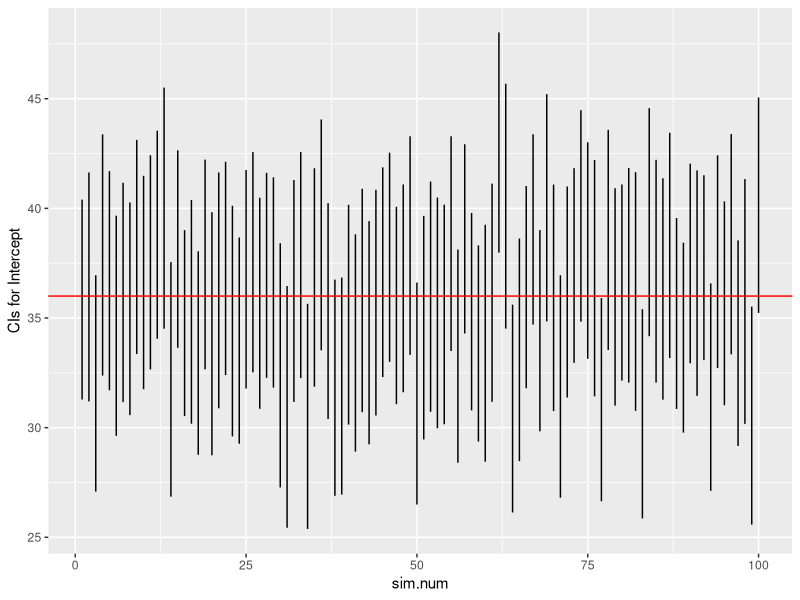
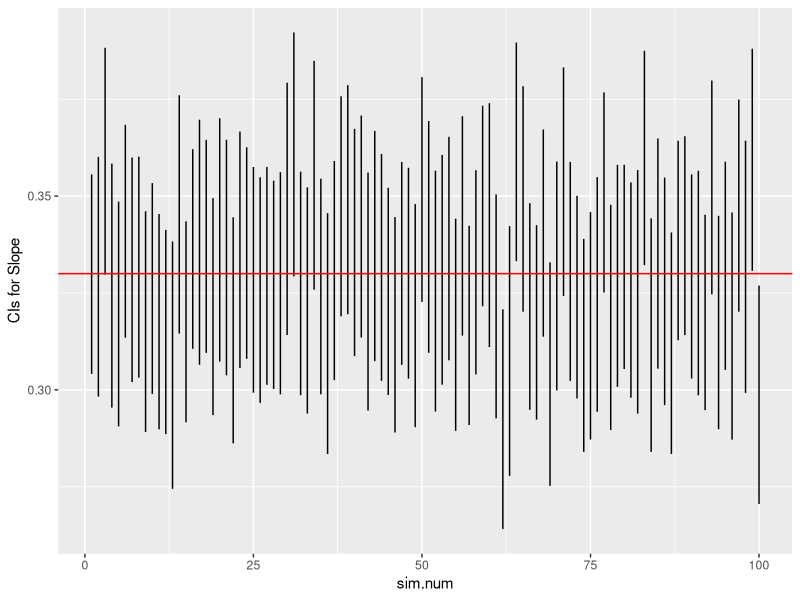
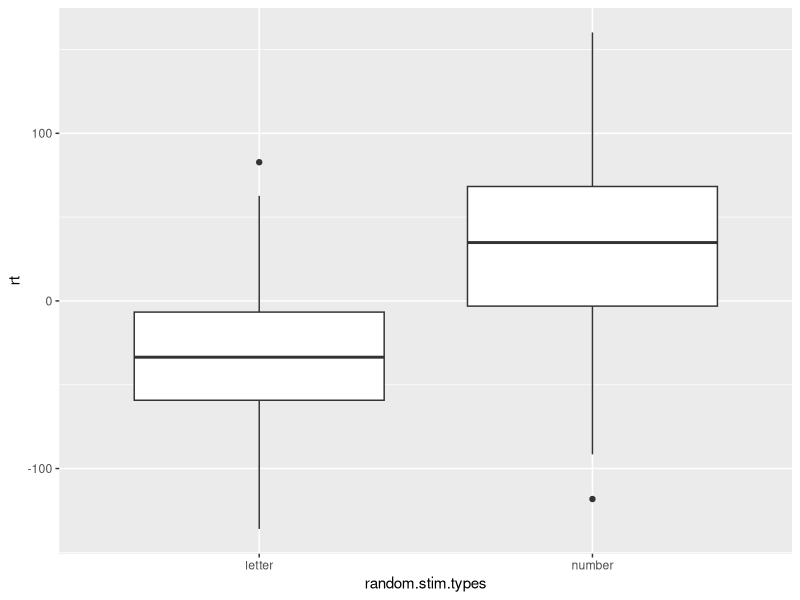
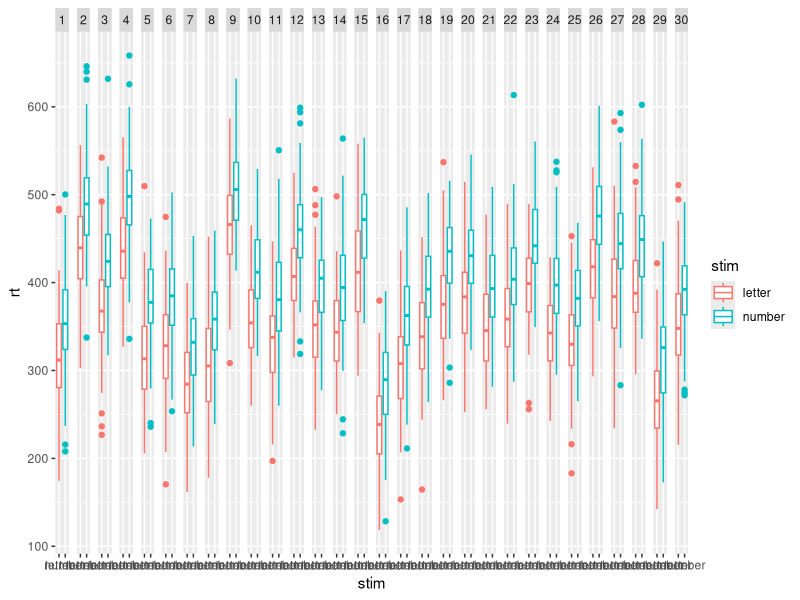

The R source for these figures, in order:
## ---- chunk 1
knitr::opts_chunk$set(echo = TRUE)

list.of.packages <- c("ggplot2", "DescTools")

new.packages <- list.of.packages[!(list.of.packages %in% installed.packages()[,"Package"])]
if(length(new.packages)) install.packages(new.packages)

# Loading packages
lapply(list.of.packages, require, character.only = TRUE)
## ---- chunk 2

# define global constants from prior simulation
sample.n = 200
beta0 = 36
beta1 = .33
sigma = 10
min.x = 80
max.x = 250
## ---- chunk 3
Height.weight.sim <- function(sample.n = 200, beta0 = 36, beta1 = .33, sigma = 10, min.x = 80, max.x = 250) {
  # Calculates correlation, intercept, slope estimates for
  # linear relation between two variables
  
  # Args:
  #   sample.n: Number of sample poings, default is 200
  #   beta0: Intercept, default is 36 (inches)
  #   beta1: Slope, default is .33
  #   sigma: Standard deviation of error
  #   min.x: Minimum value for x (weight in lbs)
  #   max.x: Maximum value for x (weight in lbs)
  #
  # Returns:
  #   Named array with values
  #   beta0
  #   beta1
  #   beta0.lo: 2.5% quantile for intercept
  #   beta0.hi  97.5% quantile for intercept
  #   beta1.lo  2.5% quantile for slope
  #   beta1.hi  97.5% quantile for slope

  w <- runif(n = sample.n, min = min.x, max = max.x)

  h.pred <- rep(x = beta0, n = sample.n) + beta1 * w
  h <- h.pred + rnorm(n = sample.n, mean = 0, sd = sigma)
  height.weight <- data.frame(inches = h, lbs = w)

  fit <- lm(formula = inches ~ lbs, data = height.weight)
  ci <- confint(fit)
  
  # Create output vector with named values
  (results <- c("beta0" = beta0, 
    "beta1"= beta1, 
    "beta0.lo" = ci[1,1],
    "beta0.hi" = ci[1,2],
    "beta1.lo" = ci[2,1],
    "beta1.hi" = ci[2,2]))
}
## ---- chunk 4
# Defaults only
Height.weight.sim()

# Larger sample size
Height.weight.sim(sample.n = 500)
## ---- chunk 5
n.simulations = 100
n.vars = 6 # variables Height.weight.sim() outputs

# initialize output array
height.weight.sim.data <- array(0, dim=c(n.simulations, n.vars))

# Repeat Height.weight.sim() n.simulations times
for (i in 1:n.simulations) { 
  height.weight.sim.data[i,] <- Height.weight.sim()
  }
## ---- chunk 6

# Easier to make simulation data a data frame
ht.wt.sims <- as.data.frame(sim.num = 1:n.simulations, height.weight.sim.data)

# Add a variable to index the simulation number
ht.wt.sims$sim.num <- 1:n.simulations

# Plot beta0 min and max (now called V3, V4)
ggplot(data = ht.wt.sims) +
  aes(x = sim.num) +
  geom_linerange(mapping = aes(ymin=V3,
                                ymax=V4)) +
  ylab("CIs for Intercept") +
  geom_hline(yintercept = beta0, color = "red")
## ---- chunk 7
# Plot beta1 min and max (now called V5, V6)
ggplot(data = ht.wt.sims) +
  aes(x = sim.num) +
  geom_linerange(mapping = aes(ymin=V5,
                                ymax=V6)) +
  ylab("CIs for Slope") +
  geom_hline(yintercept = beta1, color = "red")
## ---- chunk 8
# Simulation parameters
n.subs = 30
trials.per.cond = 100

letters.numbers.rt.diff = 50 # ms
rt.mean.across.subs = 35
sigma = 50
cond.labels = c("letter", "number")
cond.rts <- c("letter" = 0, "number" = letters.numbers.rt.diff)

stim.types <- factor(x = rep(x = c(1,2), trials.per.cond), labels = cond.labels)

#sample(factor(x=rep(c("letter", "number"), 100)), 200)
random.stim.types <- sample(stim.types, trials.per.cond*length(cond.labels))

mean.sub.rt <- rnorm(n = 1, mean = rt.mean.across.subs, sd = sigma)
trial.rt <- array(0, dim = length(random.stim.types))

# Generate RTs based on trial, condition
for (t in 1:length(random.stim.types)) {
  trial.rt[t] <- mean.sub.rt + cond.rts[random.stim.types[t]] + rnorm(n = 1, mean = 0, sd = sigma)
}

# Make data frame
letter.number.df <- data.frame(trial = 1:length(random.stim.types), stim = random.stim.types, rt = trial.rt)

ggplot(data = letter.number.df, aes(x = random.stim.types, y = rt)) + geom_boxplot()
## ---- chunk 9
Simulate.sub.rt <- function(trials.per.cond = 100,
                            letters.numbers.rt.diff = 50,
                            rt.mean.across.subs = 350, 
                            sigma = 50) {
  
  cond.rts <- c("letter" = 0, "number" = letters.numbers.rt.diff)
  stim.types <- factor(x = rep(x = c(1,2), trials.per.cond), labels = c("letter", "number"))
  random.stim.types <- sample(stim.types, 200)

  mean.sub.rt <- rnorm(n = 1, mean = rt.mean.across.subs, sd = sigma)
  trial.rt <- array(0, dim = length(random.stim.types))

  # Generate RTs based on trial, condition
  for (t in 1:length(random.stim.types)) {
    trial.rt[t] <- mean.sub.rt + cond.rts[random.stim.types[t]] +
      rnorm(n = 1, mean = 0, sd = sigma)
    }

  # Make data frame
  letter.number.df <- data.frame(trial = 1:length(random.stim.types), 
                                 stim = random.stim.types, 
                                 rt = trial.rt)
}
## ---- chunk 10
Make.sub.rt.df <- function(sub.id) {
  sub.rt.df <- Simulate.sub.rt()
  sub.rt.df$sub.id <- sub.id
  sub.rt.df
}

# Use lapply to make separate data frames for all subs
sub.rt.df.list <- lapply(1:n.subs, Make.sub.rt.df)

# Use Reduce() with the merge function to make one big file
sub.rt.df.merged <- Reduce(function(x, y) merge(x, y, all=TRUE), sub.rt.df.list)
## ---- chunk 11
ggplot(data = sub.rt.df.merged) +
  aes(x=stim, y=rt, color=stim) +
  geom_boxplot() +
  facet_grid(facets = . ~ as.factor(sub.id))
## ---- chunk 12
library(lme4)
fit1 <- lmer(formula = rt ~ stim + (1|sub.id), data = sub.rt.df.merged)
summary(fit1)
## ---- chunk 13
fit2 <- aov(formula = rt ~ stim + Error(as.factor(sub.id)), data = sub.rt.df.merged)
summary(fit2)
